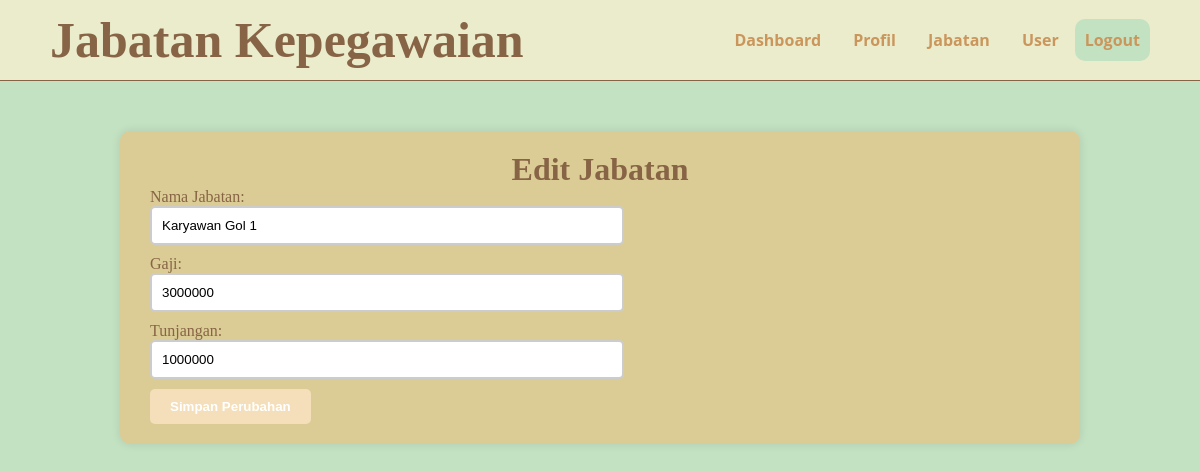
Screenshot of /editjabatan.php?id=1 with the database file from the repository.
### tables this page shows
CREATE TABLE `jabatan` (
  `kd_jabatan` int(5) NOT NULL,
  `nama_jabatan` varchar(20) NOT NULL,
  `gaji` int(15) NOT NULL,
  `tunjangan` int(15) NOT NULL
);

### editjabatan.php (the view, shortened to what this page needs)
<!DOCTYPE html>
<html lang="en">
<head>
</head>
<?php
include 'koneksi.php';
$kd_jabatan = $_GET['id'];
$query = "SELECT * FROM jabatan WHERE kd_jabatan = '$kd_jabatan'";
$result = $conn->query($query);
if ($result->num_rows > 0) {
    $jabatan = $result->fetch_assoc();
} else {
    echo "Data jabatan tidak ditemukan.";
    exit;
}
?>
<body>
    <nav>
        <div class="wrapper">
            <div class="logo"><a href="jabatan.php">Jabatan Kepegawaian</a></div>
            <div class="menu">
                <ul>
                    <li><a href="dashboard.php">Dashboard</a></li>
                    <li><a href="profil.php">Profil</a></li>
                    <li><a href="jabatan.php">Jabatan</a></li>
                    <li><a href="user.php">User</a></li>
                    <li><a onclick="confirmLogout()" class="logout">Logout</a></li>
                </ul>
            </div>
        </div>
    </nav>
</body>
    <div class="container">
        <h1>Edit Jabatan</h1>
            <div class="pegawai">
                <form method="post" action="proseseditjabatan.php?id=<?php echo $jabatan['kd_jabatan']; ?>">
                <div>
                    <label for="nama_jabatan">Nama Jabatan:</label>
                    <input type="text" id="nama_jabatan" name="nama_jabatan" value="<?php echo $jabatan['nama_jabatan']; ?>" required>
                </div>
                <div>
                    <label for="gaji">Gaji:</label>
                    <input type="text" id="gaji" name="gaji" value="<?php echo $jabatan['gaji']; ?>" required>
                </div>
                <div>
                    <label for="tunjangan">Tunjangan:</label>
                    <input type="text" id="tunjangan" name="tunjangan" value="<?php echo $jabatan['tunjangan']; ?>" required>
                </div>
                <button type="submit">Simpan Perubahan</button>
                </form>
            </div>
        </div>
</html>

### editjabatan.php (style rules this page uses)
* { text-decoration: none; margin: 0px; padding: 0px; }
body { background-color: #C3E2C2; margin: 0px; padding: 0px; font-family: 'Open Sans',sans-serif; }
.container { font-family: 'comic sans ms' ; color: #876445; max-width: 900px; margin: 50px auto; background-color: #DBCC95; border-radius: 10px; padding: 20px 30px; box-shadow: 0 0 10px rgba(0, 0, 0, 0.1); }
.pegawai input[type="text"] { padding: 10px; border: 2px solid #ccc; border-radius: 5px; width: 50%; display: flex; margin-bottom: 10px; }
.pegawai button { padding: 10px 20px; background-color: #f4dfba; color: #ffffff; border: none; border-radius: 5px; cursor: pointer; font-weight: bold; transition: background-color 0.3s; }
h1 { text-align: center; }
.wrapper { width: 1100px; margin: auto; position: relative; }
.logo a { font-family: 'comic sans ms' ; font-weight: 800; font-size: 50px; float: left; color: #876445; }
.menu { float: right; }
.logout { background-color: #C3E2C2; padding: 10px 10px; border-radius: 10px; }
nav { width: 100%; margin: auto; line-height: 80px; display: flex; position: sticky; position: -webkit-sticky; top: 0px; background-color: #EAECCC; z-index: 1; border-bottom: 1px solid #876445; }
nav ul { list-style-type: none; margin: 0px; padding: 0px; overflow: hidden; }
nav ul li { float: left; }
nav ul li a { color: #ca965c; font-weight: bold; text-align: center; border-radius: 20px; padding: 0px 16px 0px 16px; text-decoration: none; }

### rows the page displays
jabatan: nama_jabatan "Karyawan Gol 1", gaji "3000000", tunjangan "1000000"
